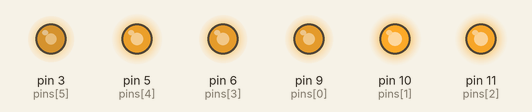
The sketch below on a simulated Arduino Uno, built with avr-gcc and run on an emulated ATmega328P. Parts: output pins drawn as LEDs (lit = HIGH). Random numbers use the default seed unless the sketch sets one.

Above: at 0.2 s.
At 4.01 s:
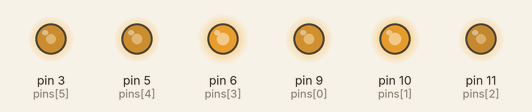
At 10.43 s:
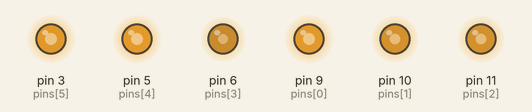
At 19.36 s:
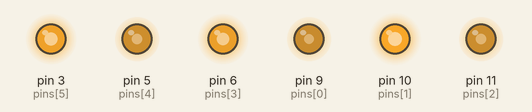
At 29.08 s:
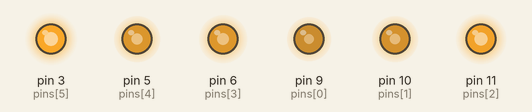
At 38.48 s:
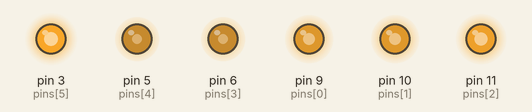
Timing chart, 0 to 40.0 s (numbered marks = the images above):
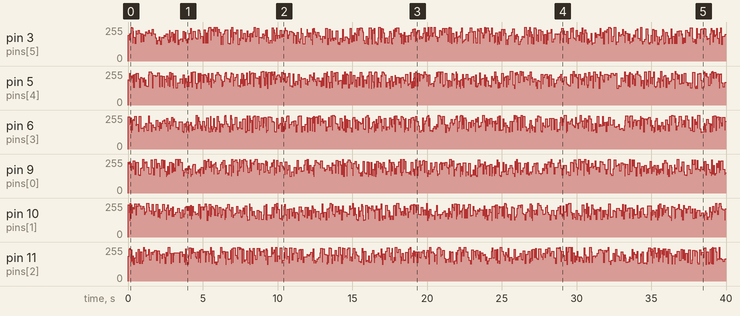

The sketch:

3_LED_Fire.ino
```cpp
int ledPin1 = 9;   //Pin 1ου LED
int ledPin2 = 10;  //Pin 2ου LED
int ledPin3 = 11;  //Pin 3ου LED
int ledPin4 = 6;   //Pin 4ου LED
int ledPin5 = 5;   //Pin 5ου LED
int ledPin6 = 3;   //Pin 6ου LED
int pins[6] ={9,10,11,6,5,3};

void setup() {
  for(int i=0; i<6;i++){
    pinMode(pins[i], OUTPUT);    //Ορισμός ως Pin εξόδου
  }
  randomSeed(analogRead(A0));  //Λήψη τυχαίων αριθμών βάσει της εισόδου Α0
}
void loop() {
  for(int i=0; i<6;i++){
  analogWrite(pins[i], random(0, 130) + 125);  //Τυχαίο duty cycle μεταξύ των τιμών 125 & 255
  }
  delay(random(0, 120));  //Τυχαία καθυστέρηση μεταξύ 0 & 120 ms
}
```
